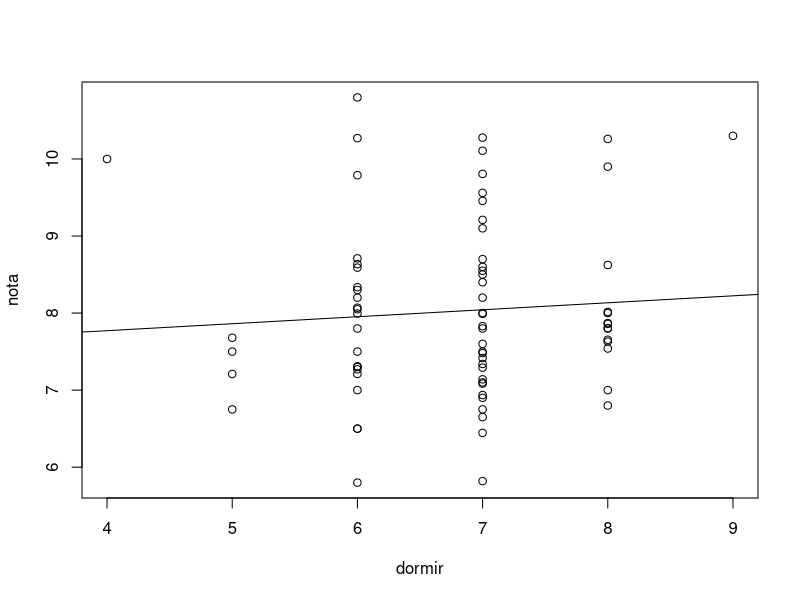
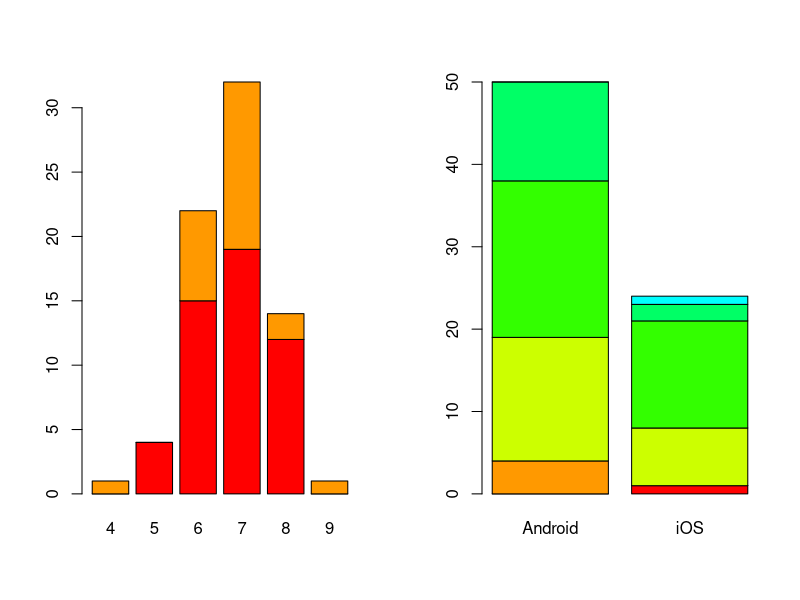

Write R code to recreate these figures, in order.
# 1 Calcular el coeficiente de correlación lineal
# entre las variables NOTA y DORMIR.
encuesta <- na.omit(read.csv2("./encuesta.csv"))
nota <- encuesta$NOTA
dormir <- encuesta$DORMIR
cor(dormir, nota)
plot(dormir, nota)

# 2
# Dibujar el diagrama de dispersión y la recta de regresión 
# de la variable NOTA en función de la variable DORMIR,
# utilizando la función abline() con los coeficientes a y b. 

coeficienteB <- cov(dormir, nota) / var(dormir)
coeficienteA <- mean(nota) - coeficienteB * mean(dormir)
abline(a=coeficienteA, b= coeficienteB)

# 3
# Predecir el valor de la variable NOTA si
# el valor de la variable DORMIR es 10 horas.

resultado <- coeficienteA + (coeficienteB * 10)
resultado

# 4
# Obtener la tabla de frecuencias absolutas que incluya
# distribuciones marginales (márgenes) de las variables MOVIL (filas) 
# y SO (columnas).
movil <- encuesta$MOVIL
so <- encuesta$SO

freqAbs <- table(movil, so)
addmargins(freqAbs)

# 5
# Calcular las medidas (medias, medianas, modas, varianzas, desviaciones típicas, cuartiles) 
# de la variable NOTA condicionada a cada valor de la variable GRADO utilizando la función 
# tapply(). 
moda=function(x) {
  ux = unique(x)
  ux[which.max(tabulate(match(x, ux)))]
}

grado <- encuesta$GRADO
tapply(nota, grado , mean)
tapply(nota, grado , median)
tapply(nota, grado , moda)
tapply(nota, grado , var)
tapply(nota, grado , sd)
tapply(nota, grado , quantile)

# 6
# Dividir  la  pantalla  en  dos  partes  con  la  función  par()  y
# dibujar  los  diagramas  de  barras agrupadas en vertical de las variables
# DORMIR y SO. A la izquierda cuando x=DORMIR e y=SO.
# A la derecha cuando x=SO e y =DORMIR.
par(mfrow= c(1,2))
barplot(table(so, dormir), col = rainbow(10)) #x= dormir, y= so
barplot(table(dormir, so), col = rainbow(10)) #x= so, y=dormir
table(so, dormir)
table(dormir, so)
